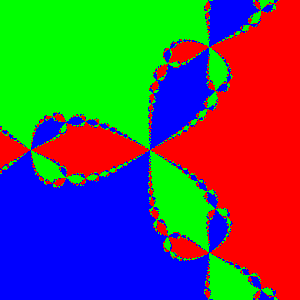

This chart was generated by the following Python code:
from math import sqrt
from PIL import Image
from numpy import arange

colors = [(255,0,0),(0,0,255),(0,255,0)]

# distance of two complex numbers
def distance(x,y):
    return sqrt((x.real - y.real)**2 + (x.imag - y.imag)**2)

def newton(x,y):
    z = complex(x,y)
    for _ in range(20):
        zn = z - (z**3 - 1)/(3 * z**2)
        z = zn
    return z

# size = size of the picture
# zoom = width of the fractal from zero to the edge, real number greater than zero
def newton_fractal(size, zoom = 2):
    roots = [complex(1,0),complex(-0.5,sqrt(3)/2),complex(-0.5,-sqrt(3)/2)]
    im = Image.new("RGB",(size,size),(255,255,255))
    for i in range(size):
        for j in range(size):
            x = i * (zoom/(size-1)) - (zoom/2) #normalisation to -zoom/2 - +zoom/2
            y = j * (zoom/(size-1)) - (zoom/2)
            z = newton(x,y)
            dist = []
            for root in roots:
                dist.append(distance(z,root))
            index = dist.index(min(dist))
            im.putpixel((i,j),colors[index])
    # im.save("images/newton-{}.png".format(int(zoom*100))) # just for generating animationn
    im.save("newton.png")

# for i in arange(0.01,5,0.01): # just for generating animation
    # newton_fractal(300,i)
# for i in arange(0.1,20,0.1):
    # newton_fractal(300,i)
newton_fractal(300,2)